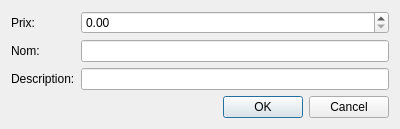
<?xml version="1.0" encoding="UTF-8"?>
<ui version="4.0">
 <class>VueAjouterPiece</class>
 <widget class="QDialog" name="VueAjouterPiece">
  <property name="geometry">
   <rect>
    <x>0</x>
    <y>0</y>
    <width>400</width>
    <height>126</height>
   </rect>
  </property>
  <property name="windowTitle">
   <string>Dialog</string>
  </property>
  <layout class="QVBoxLayout" name="verticalLayout">
   <item>
    <layout class="QFormLayout" name="formLayout">
     <item row="0" column="0">
      <widget class="QLabel" name="etiquettePrix">
       <property name="text">
        <string>Prix:</string>
       </property>
      </widget>
     </item>
     <item row="0" column="1">
      <widget class="QDoubleSpinBox" name="champPrix">
       <property name="maximum">
        <double>1000000.000000000000000</double>
       </property>
      </widget>
     </item>
     <item row="1" column="0">
      <widget class="QLabel" name="etiquetteNom">
       <property name="text">
        <string>Nom:</string>
       </property>
      </widget>
     </item>
     <item row="1" column="1">
      <widget class="QLineEdit" name="champNom"/>
     </item>
     <item row="2" column="0">
      <widget class="QLabel" name="etiquetteDescription">
       <property name="text">
        <string>Description:</string>
       </property>
      </widget>
     </item>
     <item row="2" column="1">
      <widget class="QLineEdit" name="champDescription"/>
     </item>
    </layout>
   </item>
   <item>
    <widget class="QDialogButtonBox" name="buttonBox">
     <property name="orientation">
      <enum>Qt::Horizontal</enum>
     </property>
     <property name="standardButtons">
      <set>QDialogButtonBox::Cancel|QDialogButtonBox::Ok</set>
     </property>
    </widget>
   </item>
  </layout>
 </widget>
 <resources/>
 <connections>
  <connection>
   <sender>buttonBox</sender>
   <signal>accepted()</signal>
   <receiver>VueAjouterPiece</receiver>
   <slot>accept()</slot>
   <hints>
    <hint type="sourcelabel">
     <x>248</x>
     <y>254</y>
    </hint>
    <hint type="destinationlabel">
     <x>157</x>
     <y>274</y>
    </hint>
   </hints>
  </connection>
  <connection>
   <sender>buttonBox</sender>
   <signal>rejected()</signal>
   <receiver>VueAjouterPiece</receiver>
   <slot>reject()</slot>
   <hints>
    <hint type="sourcelabel">
     <x>316</x>
     <y>260</y>
    </hint>
    <hint type="destinationlabel">
     <x>286</x>
     <y>274</y>
    </hint>
   </hints>
  </connection>
 </connections>
</ui>
